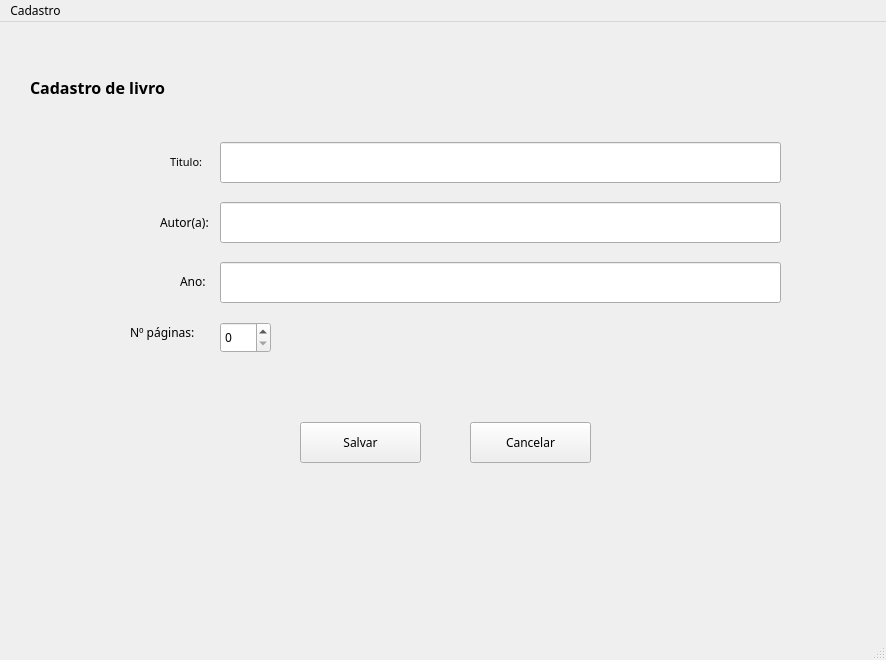
<?xml version="1.0" encoding="UTF-8"?>
<ui version="4.0">
 <class>MainWindow</class>
 <widget class="QMainWindow" name="MainWindow">
  <property name="geometry">
   <rect>
    <x>0</x>
    <y>0</y>
    <width>886</width>
    <height>660</height>
   </rect>
  </property>
  <property name="font">
   <font>
    <family>Miriam CLM</family>
   </font>
  </property>
  <property name="windowTitle">
   <string>MainWindow</string>
  </property>
  <widget class="QWidget" name="centralwidget">
   <widget class="QLabel" name="cadastro">
    <property name="geometry">
     <rect>
      <x>30</x>
      <y>50</y>
      <width>211</width>
      <height>31</height>
     </rect>
    </property>
    <property name="font">
     <font>
      <family>Miriam CLM</family>
      <pointsize>12</pointsize>
      <weight>75</weight>
      <bold>true</bold>
     </font>
    </property>
    <property name="text">
     <string>Cadastro de livro</string>
    </property>
   </widget>
   <widget class="QLineEdit" name="Titulo">
    <property name="geometry">
     <rect>
      <x>220</x>
      <y>120</y>
      <width>561</width>
      <height>41</height>
     </rect>
    </property>
   </widget>
   <widget class="QLineEdit" name="Autor">
    <property name="geometry">
     <rect>
      <x>220</x>
      <y>180</y>
      <width>561</width>
      <height>41</height>
     </rect>
    </property>
   </widget>
   <widget class="QLineEdit" name="Ano">
    <property name="geometry">
     <rect>
      <x>220</x>
      <y>240</y>
      <width>561</width>
      <height>41</height>
     </rect>
    </property>
   </widget>
   <widget class="QLabel" name="titulo">
    <property name="geometry">
     <rect>
      <x>170</x>
      <y>130</y>
      <width>51</width>
      <height>19</height>
     </rect>
    </property>
    <property name="font">
     <font>
      <family>Miriam CLM</family>
      <pointsize>8</pointsize>
     </font>
    </property>
    <property name="text">
     <string>Titulo:</string>
    </property>
   </widget>
   <widget class="QLabel" name="autor">
    <property name="geometry">
     <rect>
      <x>160</x>
      <y>190</y>
      <width>61</width>
      <height>20</height>
     </rect>
    </property>
    <property name="text">
     <string>Autor(a):</string>
    </property>
   </widget>
   <widget class="QLabel" name="ano">
    <property name="geometry">
     <rect>
      <x>180</x>
      <y>250</y>
      <width>41</width>
      <height>19</height>
     </rect>
    </property>
    <property name="text">
     <string>Ano:</string>
    </property>
   </widget>
   <widget class="QLabel" name="pag">
    <property name="geometry">
     <rect>
      <x>130</x>
      <y>300</y>
      <width>81</width>
      <height>20</height>
     </rect>
    </property>
    <property name="text">
     <string>Nº páginas:</string>
    </property>
   </widget>
   <widget class="QSpinBox" name="paginas">
    <property name="geometry">
     <rect>
      <x>220</x>
      <y>300</y>
      <width>51</width>
      <height>31</height>
     </rect>
    </property>
    <property name="maximum">
     <number>500000</number>
    </property>
   </widget>
   <widget class="QPushButton" name="salvar">
    <property name="geometry">
     <rect>
      <x>300</x>
      <y>400</y>
      <width>121</width>
      <height>41</height>
     </rect>
    </property>
    <property name="text">
     <string>Salvar</string>
    </property>
   </widget>
   <widget class="QPushButton" name="cancelar">
    <property name="geometry">
     <rect>
      <x>470</x>
      <y>400</y>
      <width>121</width>
      <height>41</height>
     </rect>
    </property>
    <property name="text">
     <string>Cancelar</string>
    </property>
   </widget>
  </widget>
  <widget class="QMenuBar" name="menubar">
   <property name="geometry">
    <rect>
     <x>0</x>
     <y>0</y>
     <width>886</width>
     <height>31</height>
    </rect>
   </property>
   <widget class="QMenu" name="menuCadastro">
    <property name="title">
     <string>Cadastro</string>
    </property>
   </widget>
   <addaction name="menuCadastro"/>
  </widget>
  <widget class="QStatusBar" name="statusbar"/>
 </widget>
 <resources/>
 <connections/>
</ui>
